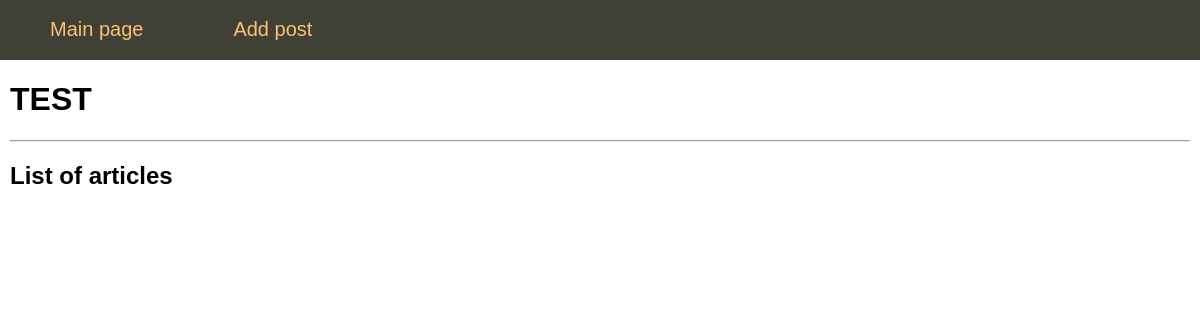
Before: / with the older database file.
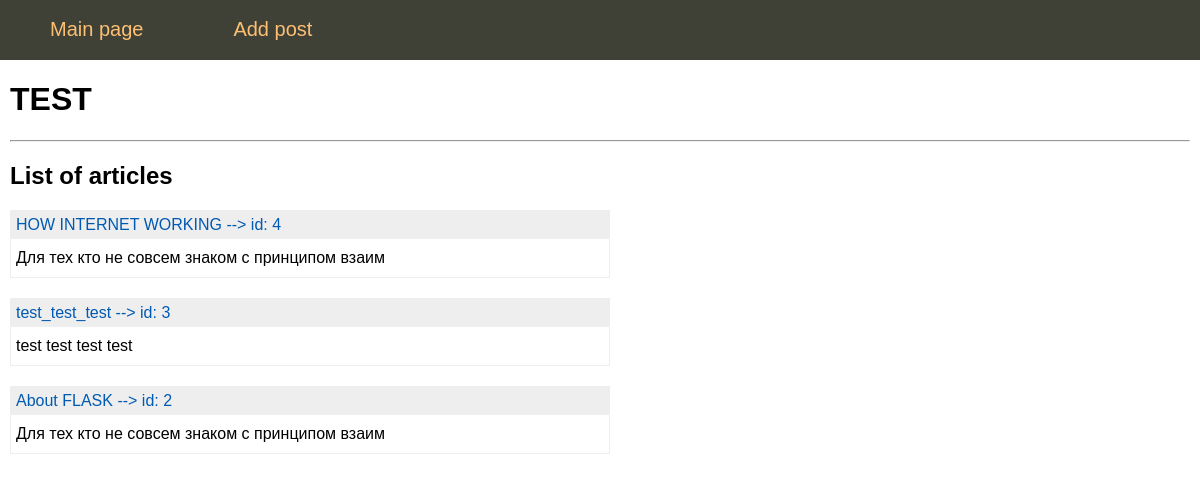
After: the same page with the newer database file.
### tables this page shows
CREATE TABLE mainmenu (
id INTEGER PRIMARY KEY AUTOINCREMENT,
title TEXT NOT NULL,
url TEXT NOT NULL
);

CREATE TABLE posts
(
    id    INTEGER PRIMARY KEY AUTOINCREMENT,
    title TEXT NOT NULL,
    text  TEXT NOT NULL,
    url TEXT NOT NULL,
    time  INTEGER NOT NULL
);

### flsite.py (the view)
@app.route("/")
def index():
    db = get_db()
    dbase = FDataBase(db)
    return render_template('index.html', menu=dbase.getMenu(), posts=dbase.getPostsAnnonce())

### FDataBase.py (called while the page is built)
    def getMenu(self):
        sql = '''SELECT * FROM mainmenu'''
        try:
            self.__cur.execute(sql)
            res = self.__cur.fetchall()
            if res:
                return res
        except:
            print('Error reading data from DB!')
        return []

    def getPostsAnnonce(self):
        try:
            self.__cur.execute(f'SELECT id, title, url, text FROM posts ORDER BY time DESC')
            res = self.__cur.fetchall()
            if res: return res
        except sqlite3.Error as e:
            print('Error getting article from DB ' + str(e))
        return []

### flsite.py (called while the page is built)
def connect_db():
    conn = sqlite3.connect(app.config['DATABASE'])
    conn.row_factory = sqlite3.Row
    return conn

def get_db():  # connect to db on connection request
    if not hasattr(g, 'link_db'):  # check if g has attribute 'link_db', if no ...
        g.link_db = connect_db()  # then we will connect to db and set variable g to has attribute 'link_db'
    return g.link_db

### templates/index.html
{%  extends 'base.html' %}
{% block content %}
{{ super() }}
    <h1>TEST</h1>
    <hr>
    <h2>List of articles</h2>
    <ul class="list-post">
        {%  for p in posts %}
            <li>
                <p class="title"><a href="{{ url_for('showPost', alias=p.url )}}">{{ p.title }} --> id: {{ p.id }}</a></p>
                <p class="annonce">{{ p.text[:50] | striptags }}</p>
            </li>
        {%  endfor %}
    </ul>
{% endblock %}

### templates/base.html (shortened to what this page needs)
<!doctype html>
<html lang="en">
<head>
<link type="text/css" href="{{ url_for('static', filename='css/styles.css') }}" rel="stylesheet" />
</head>
<body>
        {%  block content %}
        {%  block mainmenu %}
<ul class="mainmenu">
{% for m in menu %}
    <li><a href='{{ m.url}}' >{{ m.title }}</a></li>
{%  endfor  %}
</ul>
        {% endblock mainmenu -%}
            <div class="content">
        {% endblock  -%}
                 </div>
</body>

Changed rows visible on the page:
now on this page (row edited): posts: title "HOW INTERNET WORKING", id "4", text "Для тех кто не совсем знаком с принципом взаим"
now on this page (row edited): posts: title "test_test_test", id "3", text "test test test test"
now on this page (row edited): posts: title "About FLASK", id "2", text "Для тех кто не совсем знаком с принципом взаим"
